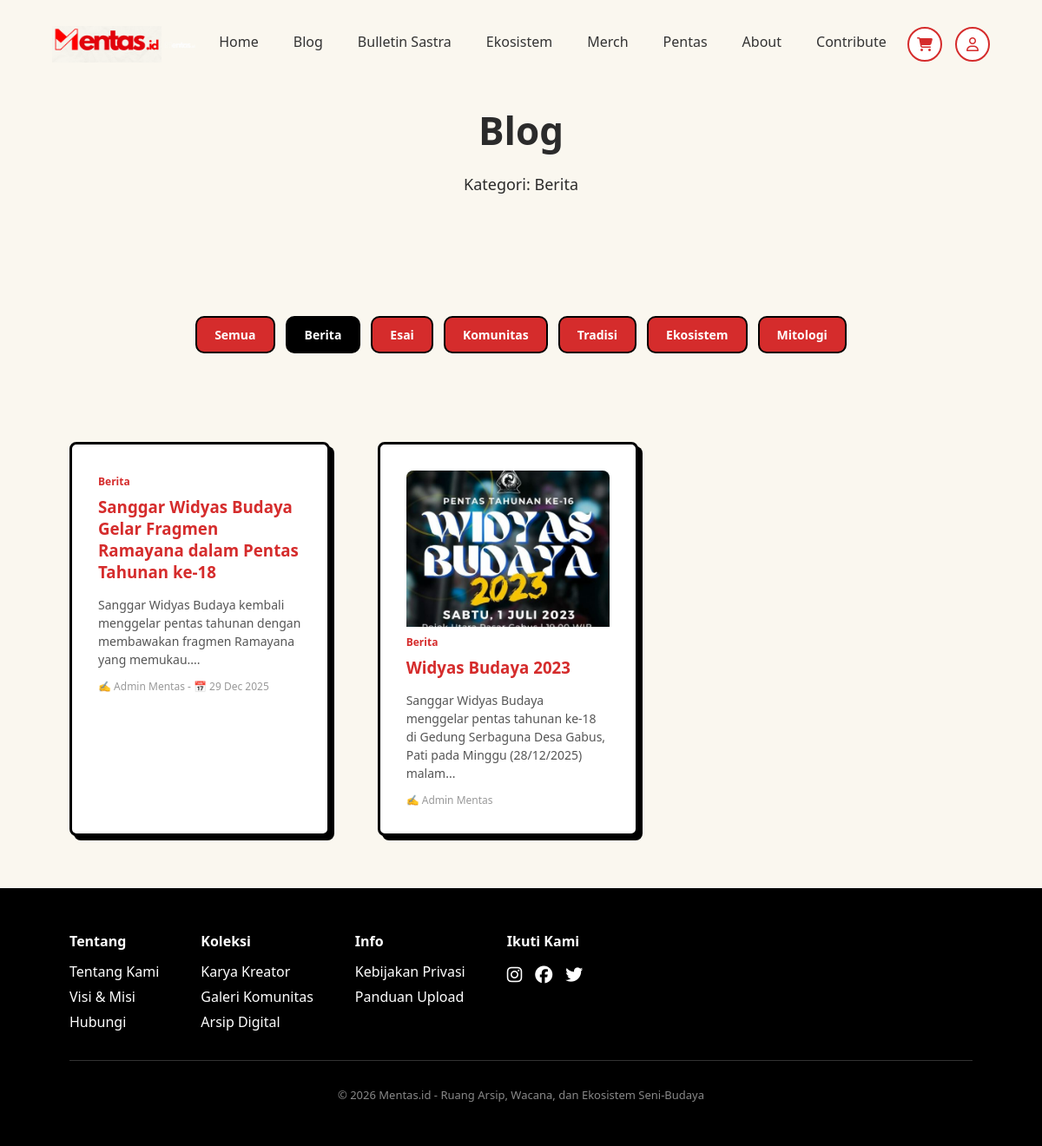
The page /blog/berita on the database its author committed.
### tables this page shows
CREATE TABLE `categories` (
  `id` int NOT NULL,
  `name` varchar(100) NOT NULL,
  `slug` varchar(100) NOT NULL,
  `description` text,
  `is_active` tinyint(1) DEFAULT '1',
  `sort_order` int DEFAULT '0',
  `created_at` timestamp NULL DEFAULT CURRENT_TIMESTAMP,
  `updated_at` timestamp NULL DEFAULT CURRENT_TIMESTAMP ON UPDATE CURRENT_TIMESTAMP
);

CREATE TABLE `posts` (
  `id` int NOT NULL,
  `title` varchar(255) NOT NULL,
  `slug` varchar(255) NOT NULL,
  `excerpt` text,
  `body` longtext,
  `cover_image` varchar(255) DEFAULT NULL,
  `category_id` int DEFAULT NULL,
  `author_id` int DEFAULT NULL,
  `status` enum('draft','published') DEFAULT 'draft',
  `views` int DEFAULT '0',
  `created_at` timestamp NULL DEFAULT CURRENT_TIMESTAMP,
  `updated_at` timestamp NULL DEFAULT CURRENT_TIMESTAMP ON UPDATE CURRENT_TIMESTAMP,
  `published_at` timestamp NULL DEFAULT NULL
);

CREATE TABLE `users` (
  `id` int NOT NULL,
  `name` varchar(100) NOT NULL,
  `email` varchar(100) NOT NULL,
  `password` varchar(255) NOT NULL,
  `phone` varchar(20) DEFAULT NULL,
  `bio` text,
  `avatar` varchar(255) DEFAULT NULL,
  `address` text,
  `social_media` json DEFAULT NULL,
  `qris_image` varchar(255) DEFAULT NULL,
  `role` enum('admin','contributor') DEFAULT 'contributor',
  `status` enum('pending','active','rejected') DEFAULT 'pending',
  `created_at` timestamp NULL DEFAULT CURRENT_TIMESTAMP,
  `updated_at` timestamp NULL DEFAULT CURRENT_TIMESTAMP ON UPDATE CURRENT_TIMESTAMP
);

### app/controllers/ContentController.php (called while the page is built, shortened)
<?php
class ContentController extends Controller
{
    private $postModel;
    private $categoryModel;
    public function __construct()
    {
        $this->postModel = new Post();
        $this->categoryModel = new Category();
    }
    public function handle()
    {
        $type = $_GET['type'] ?? null;
        $slug = $_GET['slug'] ?? null;
        $categories = $this->categoryModel->all(true);
        $categories = $this->categoryModel->all(true);
        $category = $this->categoryModel->findBySlug($slug);
        if ($category) {
            $posts = $this->postModel->getByCategory($slug);
            return $this->view('content/list/article', [
                'type' => ['name' => 'Blog', 'slug' => 'blog'],
                'contents' => $posts,
                'categories' => $categories,
                'activeCategory' => $slug,
                'categoryName' => $category['name']
            ]);
        }
        return $this->view('errors/404');
    }
}

### app/core/Router.php (called while the page is built, shortened)
<?php
class Router
{
    public function dispatch()
    {
        $method = 'index';
        $params = [];
        if (isset($_GET['url']) && !empty($_GET['url'])) {
            $url = explode('/', rtrim($_GET['url'], '/'));
            $segment1 = $url[0] ?? '';
            $segment2 = $url[1] ?? null;
            $possibleController = ucfirst($segment1) . 'Controller';
            $controllerPath = "../app/controllers/$possibleController.php";
            if (file_exists($controllerPath)) {
                $controllerName = $possibleController;
                if ($segment2) {
                    require_once $controllerPath;
                    $tempController = new $possibleController;
                    $reflectionClass = new ReflectionClass($tempController);
                    $hasRealMethod = false;
                    try {
                        $reflectionMethod = $reflectionClass->getMethod($segment2);
                        $hasRealMethod = $reflectionMethod->isPublic() && $reflectionMethod->getName() === $segment2;
                    } catch (ReflectionException $e) {
                        $hasRealMethod = false;
                    }
                    if ($hasRealMethod) {
                        $method = $segment2;
                        $params = array_slice($url, 2);
                    } else {
                        $method = 'index';
                        $params = array_slice($url, 1);
                    }
                    $controller = $tempController;
                    if (!method_exists($controller, $method)) {
                        if (method_exists($controller, '__call')) {
                            return call_user_func_array([$controller, $method], $params);
                        }
                        die("Method tidak ditemukan: $method di $controllerName");
                    }
                    return call_user_func_array([$controller, $method], $params);
                }
            } else {
                $method = 'handle';
            }
        }
        $controller = new $controllerName;
        call_user_func_array([$controller, $method], $params);
    }
}

### public/index.php (called while the page is built, shortened)
<?php
require_once '../app/config/database.php';
require_once '../app/core/Database.php';
require_once '../app/core/Router.php';
require_once '../app/models/Category.php';
require_once '../app/models/Post.php';
$router = new Router();
$router->dispatch();

### app/core/Database.php (called while the page is built, shortened)
<?php
class Database
{
    private static $instance = null;
    private $pdo;
    private function __construct()
    {
        try {
            $dsn = "mysql:host=" . DB_HOST . ";dbname=" . DB_NAME . ";charset=" . DB_CHARSET;
            $options = [
                PDO::ATTR_ERRMODE => PDO::ERRMODE_EXCEPTION,
                PDO::ATTR_DEFAULT_FETCH_MODE => PDO::FETCH_ASSOC,
                PDO::ATTR_EMULATE_PREPARES => false,
            ];
            $this->pdo = new PDO($dsn, DB_USER, DB_PASS, $options);
        } catch (PDOException $e) {
            die("Database connection failed: " . $e->getMessage());
        }
    }
    public static function getInstance()
    {
        if (self::$instance === null) {
            self::$instance = new self();
        }
        return self::$instance;
    }
    public function query($sql, $params = [])
    {
        $stmt = $this->pdo->prepare($sql);
        $stmt->execute($params);
        return $stmt->fetchAll();
    }
}

### app/models/Category.php (called while the page is built, shortened)
<?php
class Category
{
    private $db;
    public function __construct()
    {
        $this->db = Database::getInstance();
    }
    public function all($activeOnly = true)
    {
        $sql = "SELECT * FROM categories";
        if ($activeOnly) {
            $sql .= " WHERE is_active = 1";
        }
        $sql .= " ORDER BY sort_order ASC, name ASC";
        return $this->db->query($sql);
    }
}

### app/models/Post.php (called while the page is built, shortened)
<?php
class Post
{
    private $db;
    public function __construct()
    {
        $this->db = Database::getInstance();
    }
    public function getByCategory($categorySlug, $limit = null)
    {
        $sql = "SELECT p.*, c.name as category_name, c.slug as category_slug, u.name as author_name
                FROM posts p
                LEFT JOIN categories c ON p.category_id = c.id
                LEFT JOIN users u ON p.author_id = u.id
                WHERE p.status = 'published' AND c.slug = ?
                ORDER BY p.published_at DESC, p.created_at DESC";
        return $this->db->query($sql, [$categorySlug]);
    }
}

### app/views/content/components/filter.php (the view)
<div class="blog-filter">
    <a href="<?= BASE_URL ?>/blog"
       class="filter-btn <?= empty($activeCategory) ? 'is-active' : '' ?>">
        Semua
    </a>
    <?php if (!empty($categories)): ?>
        <?php foreach ($categories as $cat): ?>
            <a href="<?= BASE_URL ?>/blog/<?= $cat['slug']; ?>"
               class="filter-btn <?= ($activeCategory ?? '') === $cat['slug'] ? 'is-active' : '' ?>">
                <?= $cat['name']; ?>
            </a>
        <?php endforeach; ?>
    <?php endif; ?>
</div>

### app/views/content/list/article.php (shortened to what this page needs)
<section class="hero blog-hero">
    <div class="hero-content">
        <h1><?= $type['name'] ?? 'Blog'; ?></h1>
        <?php if (!empty($categoryName)): ?>
            <p>Kategori: <?= $categoryName; ?></p>
        <?php else: ?>
            <p>Artikel, esai, dan berita seputar seni & budaya</p>
        <?php endif; ?>
    </div>
</section>
<section class="program-section blog-section">
    <?php require __DIR__ . '/../components/filter.php'; ?>
    <div class="blog-grid">
        <?php if (empty($contents)): ?>
            <p class="blog-empty">Belum ada tulisan di kategori ini.</p>
        <?php else: ?>
            <?php foreach ($contents as $item): ?>
                <article class="program-card blog-card">
                    <?php if (!empty($item['cover_image'])): ?>
                        <img src="<?= BASE_URL ?>/<?= $item['cover_image']; ?>" alt="<?= htmlspecialchars($item['title']); ?>" class="blog-card-img">
                    <?php endif; ?>
                    <?php if (!empty($item['category_name'])): ?>
                        <span class="blog-category">
                            <?= $item['category_name']; ?>
                        </span>
                    <?php endif; ?>
                    <h3 class="blog-title">
                        <a href="<?= BASE_URL ?>/blog/<?= $item['slug']; ?>" class="blog-title-link">
                            <?= htmlspecialchars($item['title']); ?>
                        </a>
                    </h3>
                    <p class="blog-excerpt">
                        <?= htmlspecialchars(substr($item['excerpt'] ?? '', 0, 120)); ?>...
                    </p>
                    <div class="blog-meta">
                        <?php if (!empty($item['author_name'])): ?>
                            ✍ <?= $item['author_name']; ?>
                        <?php endif; ?>
                        <?php if (!empty($item['published_at'])): ?>
                            - 📅 <?= date('d M Y', strtotime($item['published_at'])); ?>
                        <?php endif; ?>
                    </div>
                </article>
            <?php endforeach; ?>
        <?php endif; ?>
    </div>
</section>

### public/assets/css/mentas.css (style rules this page uses)
* { margin: 0; padding: 0; box-sizing: border-box; font-family: 'Segoe UI', sans-serif; }
html, body { overflow-x: hidden; max-width: 100%; }
html { height: 100%; }
body { background: #faf7ef; color: #2b2b2b; min-height: 100%; display: flex; flex-direction: column; }
.hero { padding: 190px 90px; display: flex; align-items: center; justify-content: center; text-align: center; }
.hero-content h1 { font-size: 44px; font-weight: 800; max-width: 700px; margin: auto; }
.hero-content p { margin: 20px auto; max-width: 550px; font-size: 18px; }
.program-section { display: flex; justify-content: center; gap: 40px; padding: 60px 80px; background: #faf7ef; }
.program-card { background: #ffffff; padding: 30px; width: 300px; border-radius: 10px; border: 3px solid #000; box-shadow: 5px 5px 0 #000; transition: 0.25s ease; }
.program-card h3 { margin-bottom: 15px; }
.blog-grid { display: grid; grid-template-columns: repeat(auto-fill, minmax(280px, 1fr)); gap: 24px; }
.blog-card { background: #fff; border-radius: 8px; overflow: hidden; }
.blog-card img { width: 100%; height: 180px; object-fit: cover; }
.blog-category { font-size: 12px; color: #888; }

### public/assets/css/blog.css (style rules this page uses)
.blog-hero { padding: 120px 60px 60px; }
.blog-section { flex-direction: column; align-items: center; }
.blog-grid { max-width: 1200px; width: 100%; margin-top: 2rem; }
.blog-card { background: #fff; transition: background 0.25s ease, transform 0.25s ease; }
.blog-card-img { width: 100%; height: 180px; object-fit: cover; border-radius: 8px 8px 0 0; }
.blog-category { display: inline-block; font-size: 12px; color: #d52c2c; font-weight: 600; margin-bottom: 8px; }
.blog-title { margin-bottom: 10px; }
.blog-title-link { color: #d52c2c; text-decoration: none; }
.blog-excerpt { font-size: 14px; color: #555; line-height: 1.5; margin-bottom: 12px; }
.blog-meta { font-size: 12px; color: #999; }
.blog-filter { display: flex; gap: 12px; flex-wrap: wrap; justify-content: center; margin-bottom: 30px; }
.blog-filter .filter-btn { padding: 10px 20px; font-size: 14px; font-weight: 600; text-decoration: none; background: #d52c2c; color: #fff; border: 2px solid #000; border-radius: 10px; transition: all 0.2s ease; }
.blog-filter .filter-btn.is-active { background: #000; color: #fff; }

### rows shown on the page
categories: name "Berita"
categories: name "Esai"
categories: name "Komunitas"
categories: name "Tradisi"
categories: name "Ekosistem"
categories: name "Mitologi"
posts: category.name "Berita", title "Sanggar Widyas Budaya Gelar Fragmen Ramayana dalam Pentas Tahunan ke-18", excerpt "Sanggar Widyas Budaya kembali menggelar pentas tahunan dengan membawakan fragmen Ramayana yang memukau.", author.name "Admin Mentas", published_at "29 Dec 2025"
posts: cover_image (picture), category.name "Berita", title "Widyas Budaya 2023", excerpt "Sanggar Widyas Budaya menggelar pentas tahunan ke-18 di Gedung Serbaguna Desa Gabus, Pati pada Minggu (28/12/2025) malam", author.name "Admin Mentas"

### other values the page prints
$type['name'] "Blog"
$categoryName "Berita"
